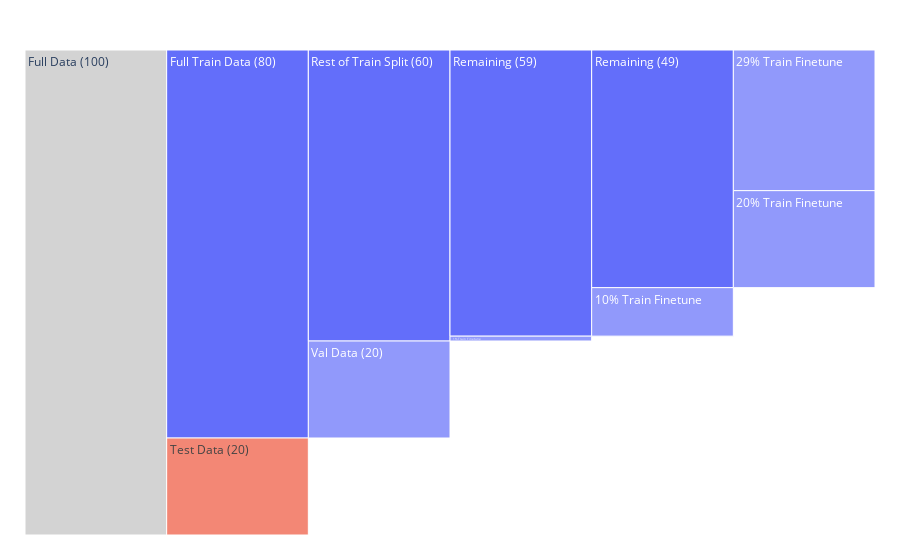

Source (notebook cell):
### Markdown cell above
The icicle plot below shows the splits we've created. For this project, we'll be dealing with the 20\% split `train_20_split` which corresponds to about 12,000 examples.

### Code cell
import plotly.graph_objects as go

# Make an icicle plot for our paper showing breakdown of data
fig = go.Figure(
    go.Icicle(
        labels=[
            "Full Data (100)",
            "Full Train Data (80)",
            "Test Data (20)",
            "Val Data (20)",
            "Rest of Train Split (60)",
            "1% Train Finetune",
            "Remaining (59)",
            "10% Train Finetune",
            "Remaining (49)",
            "20% Train Finetune",
            "29% Train Finetune",
        ],
        parents=[
            "",
            "Full Data (100)",
            "Full Data (100)",
            "Full Train Data (80)",
            "Full Train Data (80)",
            "Rest of Train Split (60)",
            "Rest of Train Split (60)",
            "Remaining (59)",
            "Remaining (59)",
            "Remaining (49)",
            "Remaining (49)",
        ],
        values = [
            len(data),
            len(train_data),
            len(test_data),
            len(val_data),
            len(train_split),
            len(train_1_split),
            len(train_59_split),
            len(train_10_split),
            len(train_49_split),
            len(train_20_split),
            len(train_29_split)
        ],
        branchvalues="total",
        root_color="lightgrey"
    )
)

fig.update_layout(margin = dict(t=50, l=25, r=25, b=25))
fig.show()

### Figure 1 — Plotly figure (JSON) as saved in the notebook; plotly's stock layout.template omitted (floating-point values rounded to 4 significant figures)
{"data": [{"branchvalues": "total", "labels": ["Full Data (100)", "Full Train Data (80)", "Test Data (20)", "Val Data (20)", "Rest of Train Split (60)", "1% Train Finetune", "Remaining (59)", "10% Train Finetune", "Remaining (49)", "20% Train Finetune", "29% Train Finetune"], "parents": ["", "Full Data (100)", "Full Data (100)", "Full Train Data (80)", "Full Train Data (80)", "Rest of Train Split (60)", "Rest of Train Split (60)", "Remaining (59)", "Remaining (59)", "Remaining (49)", "Remaining (49)"], "root": {"color": "lightgrey"}, "type": "icicle", "values": [62248, 49798, 12450, 12450, 37348, 623, 36725, 6225, 30500, 12449, 18051]}], "layout": {"margin": {"b": 25, "l": 25, "r": 25, "t": 50}}}
